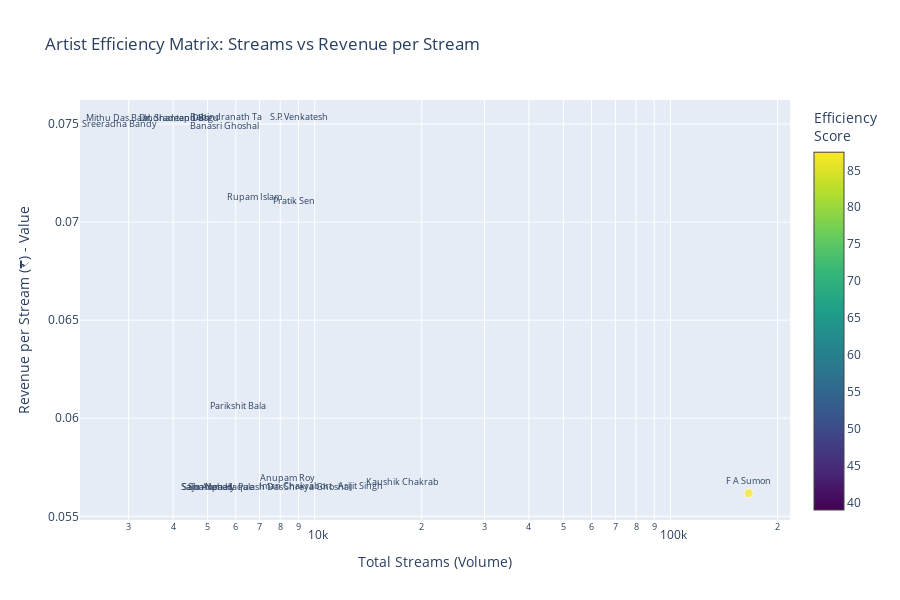

Notebook source saved alongside this figure:
### Code cell
# 7. Revenue Efficiency Score - Value vs Volume Analysis

# Create efficiency matrix
efficiency_data = top_artists.head(20).copy()
efficiency_data['efficiency_score'] = (
    efficiency_data['revenue_per_stream'] / efficiency_data['revenue_per_stream'].max() * 50 +
    efficiency_data['total_streams'] / efficiency_data['total_streams'].max() * 50
)

fig_efficiency = go.Figure()

fig_efficiency.add_trace(go.Scatter(
    x=efficiency_data['total_streams'],
    y=efficiency_data['revenue_per_stream'],
    mode='markers+text',
    marker=dict(
        size=efficiency_data['total_revenue'] / 1000,  # Scale for visibility
        color=efficiency_data['efficiency_score'],
        colorscale='Viridis',
        showscale=True,
        colorbar=dict(title="Efficiency<br>Score")
    ),
    text=efficiency_data['artist'].str[:15],  # Truncate names
    textposition='top center',
    textfont=dict(size=9)
))

fig_efficiency.update_layout(
    title='Artist Efficiency Matrix: Streams vs Revenue per Stream',
    xaxis_title='Total Streams (Volume)',
    yaxis_title='Revenue per Stream (₹) - Value',
    height=600,
    xaxis_type='log',  # Log scale for better spread
    showlegend=False
)

fig_efficiency.show()

print("\n💡 INSIGHT: High-value artists (top-right) generate more revenue per stream")
print("Volume artists (left side) rely on high stream counts")

### Figure 1 — Plotly figure (JSON) as saved in the notebook; plotly's stock layout.template omitted (floating-point values rounded to 4 significant figures)
{"data": [{"marker": {"color": [87.45, 42.93, 41.51, 52.72, 49.79, 40.52, 40.12, 49.32, 40.29, 51.7, 51.39, 39.57, 42.03, 51.27, 39.09, 51.22, 38.96, 38.96, 50.65, 50.85], "colorbar": {"title": {"text": "Efficiency<br>Score"}}, "colorscale": [[0, "#440154"], [0.1111, "#482878"], [0.2222, "#3e4989"], [0.3333, "#31688e"], [0.4444, "#26828e"], [0.5556, "#1f9e89"], [0.6667, "#35b779"], [0.7778, "#6ece58"], [0.8889, "#b5de2b"], [1, "#fde725"]], "showscale": true, "size": [9.319, 0.9984, 0.7552, 0.6779, 0.617, 0.571, 0.4965, 0.4796, 0.4759, 0.4224, 0.4154, 0.395, 0.3679, 0.3174, 0.3058, 0.3024, 0.2807, 0.28, 0.2112, 0.2107]}, "mode": "markers+text", "text": ["F A Sumon", "Kaushik Chakrab", "Arijit Singh", "S.P. Venkatesh", "Pratik Sen", "Shreya Ghoshal", "Iman Chakrabort", "Rupam Islam", "Anupam Roy", "Rabindranath Ta", "Banasri Ghoshal", "Palash Das", "Parikshit Bala", "Indradeep Dasgu", "Shampa Haque", "Dr. Shantanu Bh", "Salim Nehaly", "Saju Ahmed", "Sreeradha Bandy", "Mithu Das Baul "], "textfont": {"size": 9}, "textposition": "top center", "type": "scatter", "x": [165900.0, 17700.0, 13440.0, 9038.0, 8722.0, 10160.0, 8836.0, 6762.0, 8404.0, 5632.0, 5571.0, 7031.0, 6103.0, 4232.0, 5444.0, 4032.0, 4997.0, 4984.0, 2827.0, 2809.0], "y": [0.05618, 0.05639, 0.05618, 0.075, 0.07074, 0.05618, 0.05619, 0.07092, 0.05663, 0.075, 0.07457, 0.05618, 0.06028, 0.075, 0.05618, 0.075, 0.05618, 0.05618, 0.07469, 0.075]}], "layout": {"height": 600, "showlegend": false, "title": {"text": "Artist Efficiency Matrix: Streams vs Revenue per Stream"}, "xaxis": {"title": {"text": "Total Streams (Volume)"}, "type": "log"}, "yaxis": {"title": {"text": "Revenue per Stream (₹) - Value"}}}}
